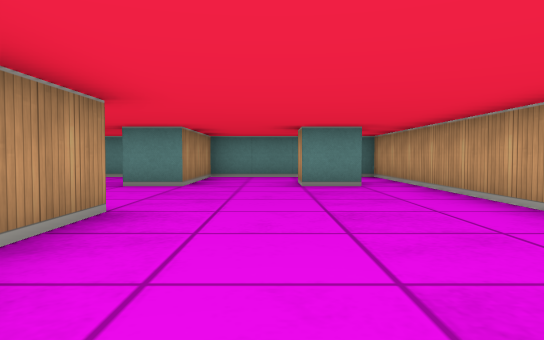
[1] (above)

16 first-person views from a walk through a cub3D level. The camera is about half as high as the walls, tilts 2° down and sees 70° across. The floor is counted in squares. Each view is taken from the middle of a square. On the plan, view 1 faces up. The plan holds only what a view shows up to about 9 squares ahead; the rest is blank. The place goes on beyond the plan.

[2]
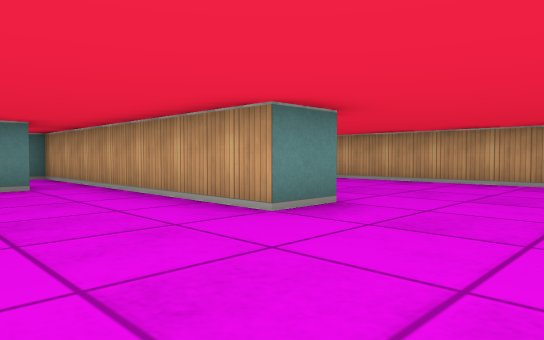

[3]
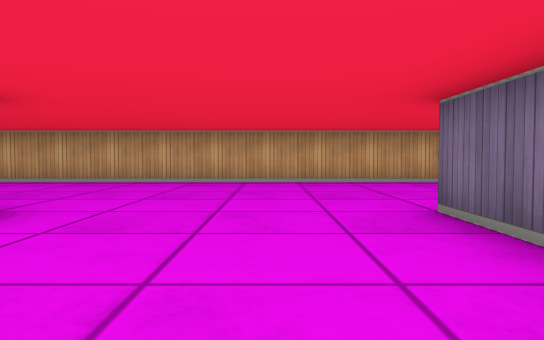

[4]
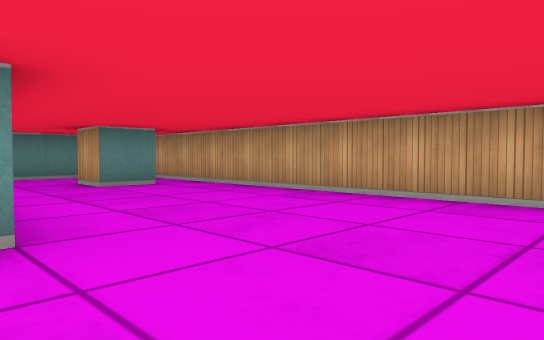

[5]
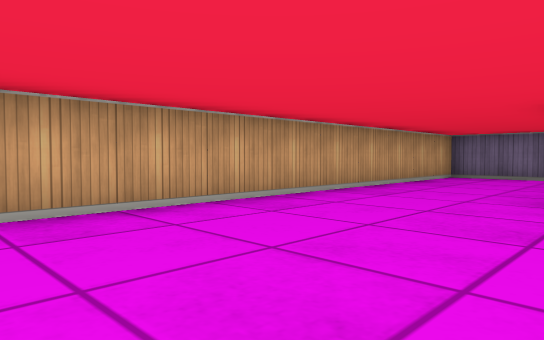

[6]
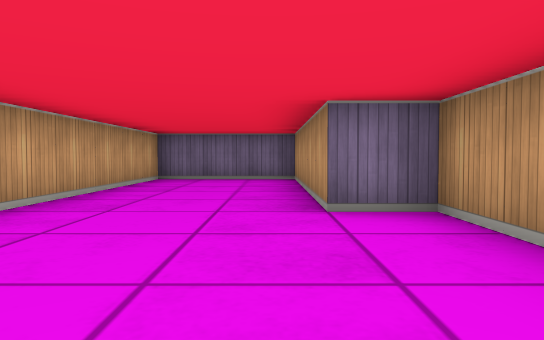

[7]
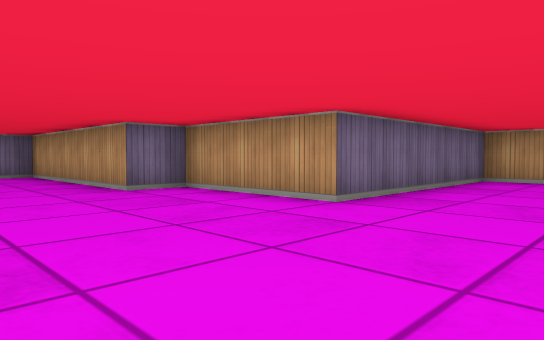

[8]
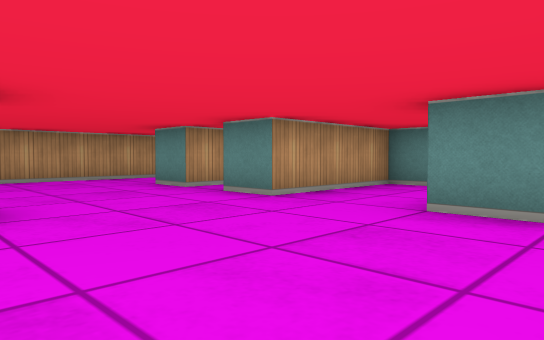

[9]
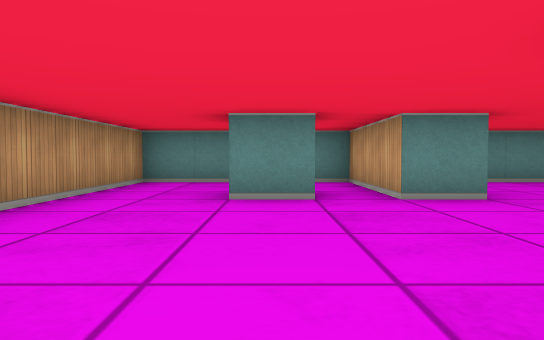

[10]
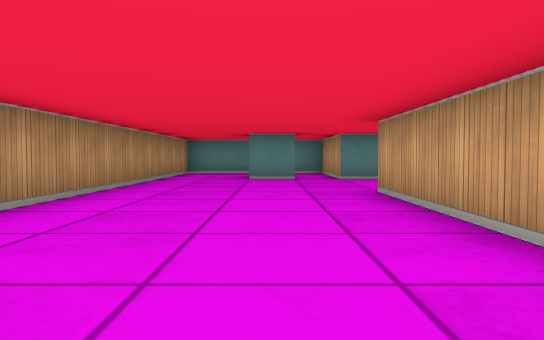

[11]
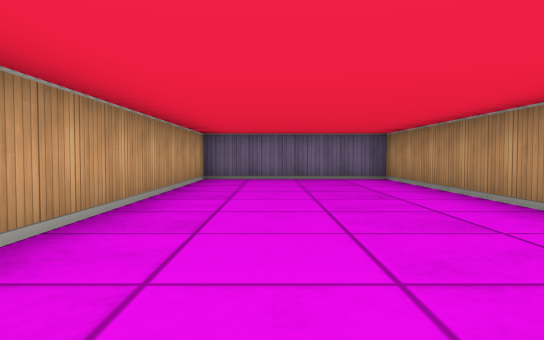

[12]
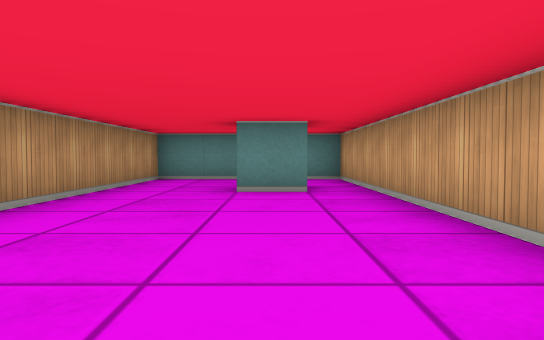

[13]
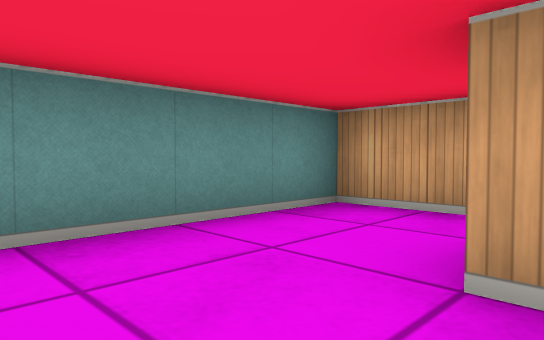

[14]
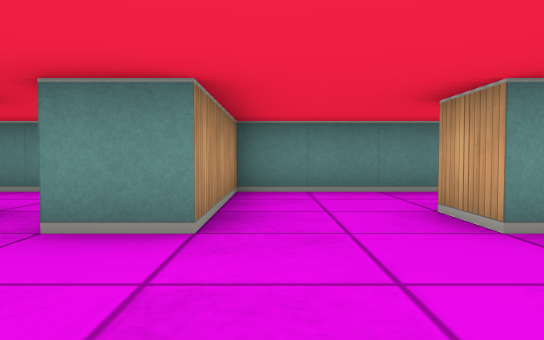

[15]
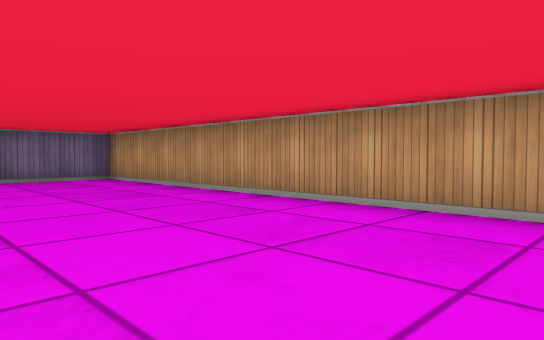

[16]
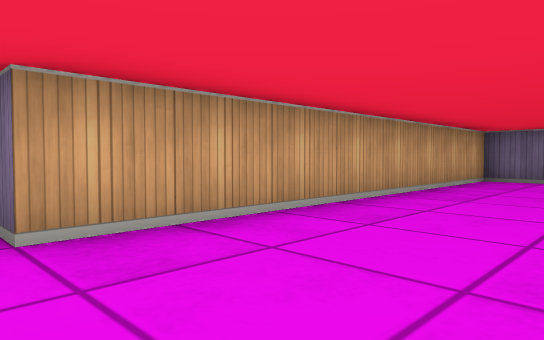

### Floor plan
Points are (right, up) in squares from view 1. A wall is a line through its corners. A room is listed if a view was taken in it or the views show most of it. See-through windows are left out.
Room 1 (views 1, 2, 3, 4, 5, 6, 7, 8, 9, 10, 11, 12, 13, 14, 15, 16)
walls: (3.6, 2.5) (2.5, 2.5) (2.5, 9.5) (-1.5, 9.5) (-1.5, 6.5) (-2.5, 6.5) (-2.5, 9.5) (-6.5, 9.5) (-6.5, -4.5) (-2.5, -4.5) (-2.5, 3.5) (-2, 3.5); (-1.5, 3.5) (-1.5, 2.1); (-1.5, -0.5) (-1.5, -1.5) (3.5, -1.5) (3.5, -4.5) (4.5, -4.5) (4.5, -9.5) (7.5, -9.5) (7.5, 9.5) (3.5, 9.5) (3.5, 4.5); (1.6, 6.5) (0.5, 6.5) (0.5, 7.5); (-3.5, 7.4) (-3.5, 6.5) (-4.5, 6.5); (6.6, 6.5) (5.5, 6.5) (5.5, 7.5)

Where each view was taken, in squares from view 1:
view 1: 0 up, 0 right, facing up
view 2: 0 up, 0 right, facing up-right
view 3: 0 up, 0 right, facing right
view 4: 0 up, 3 right, facing up-right
view 5: 0 up, 4 right, facing down-right
view 6: 1 down, 5 right, facing down
view 7: 1 up, 7 right, facing down-left
view 8: 3 up, 2 right, facing up-left
view 9: 2 up, 4 left, facing up
view 10: 2 down, 4 left, facing up
view 11: 4 up, 4 left, facing down
view 12: 1 up, 6 right, facing up
view 13: 7 up, 4 right, facing up-right
view 14: 4 up, 1 left, facing up
view 15: 4 up, 3 left, facing down-left
view 16: 4 up, 5 left, facing down-right
